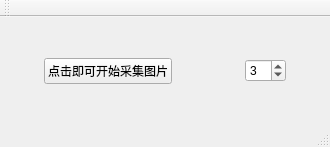
<?xml version="1.0" encoding="UTF-8"?>
<ui version="4.0">
 <class>Lx360Class</class>
 <widget class="QMainWindow" name="Lx360Class">
  <property name="geometry">
   <rect>
    <x>0</x>
    <y>0</y>
    <width>330</width>
    <height>147</height>
   </rect>
  </property>
  <property name="windowTitle">
   <string>Lx360</string>
  </property>
  <widget class="QWidget" name="centralWidget">
   <layout class="QGridLayout" name="gridLayout">
    <item row="0" column="4">
     <spacer name="verticalSpacer_3">
      <property name="orientation">
       <enum>Qt::Vertical</enum>
      </property>
      <property name="sizeHint" stdset="0">
       <size>
        <width>20</width>
        <height>40</height>
       </size>
      </property>
     </spacer>
    </item>
    <item row="2" column="4">
     <spacer name="verticalSpacer_4">
      <property name="orientation">
       <enum>Qt::Vertical</enum>
      </property>
      <property name="sizeHint" stdset="0">
       <size>
        <width>20</width>
        <height>40</height>
       </size>
      </property>
     </spacer>
    </item>
    <item row="1" column="1">
     <widget class="QPushButton" name="pushButton">
      <property name="text">
       <string>点击即可开始采集图片</string>
      </property>
     </widget>
    </item>
    <item row="1" column="0">
     <spacer name="horizontalSpacer">
      <property name="orientation">
       <enum>Qt::Horizontal</enum>
      </property>
      <property name="sizeHint" stdset="0">
       <size>
        <width>40</width>
        <height>20</height>
       </size>
      </property>
     </spacer>
    </item>
    <item row="2" column="1">
     <spacer name="verticalSpacer">
      <property name="orientation">
       <enum>Qt::Vertical</enum>
      </property>
      <property name="sizeHint" stdset="0">
       <size>
        <width>20</width>
        <height>40</height>
       </size>
      </property>
     </spacer>
    </item>
    <item row="0" column="1">
     <spacer name="verticalSpacer_2">
      <property name="orientation">
       <enum>Qt::Vertical</enum>
      </property>
      <property name="sizeHint" stdset="0">
       <size>
        <width>20</width>
        <height>40</height>
       </size>
      </property>
     </spacer>
    </item>
    <item row="1" column="3">
     <spacer name="horizontalSpacer_3">
      <property name="orientation">
       <enum>Qt::Horizontal</enum>
      </property>
      <property name="sizeHint" stdset="0">
       <size>
        <width>40</width>
        <height>20</height>
       </size>
      </property>
     </spacer>
    </item>
    <item row="1" column="2">
     <spacer name="horizontalSpacer_2">
      <property name="orientation">
       <enum>Qt::Horizontal</enum>
      </property>
      <property name="sizeHint" stdset="0">
       <size>
        <width>40</width>
        <height>20</height>
       </size>
      </property>
     </spacer>
    </item>
    <item row="1" column="5">
     <spacer name="horizontalSpacer_4">
      <property name="orientation">
       <enum>Qt::Horizontal</enum>
      </property>
      <property name="sizeHint" stdset="0">
       <size>
        <width>40</width>
        <height>20</height>
       </size>
      </property>
     </spacer>
    </item>
    <item row="1" column="4">
     <widget class="QSpinBox" name="spinBox">
      <property name="value">
       <number>3</number>
      </property>
     </widget>
    </item>
   </layout>
  </widget>
  <widget class="QMenuBar" name="menuBar">
   <property name="geometry">
    <rect>
     <x>0</x>
     <y>0</y>
     <width>330</width>
     <height>26</height>
    </rect>
   </property>
  </widget>
  <widget class="QToolBar" name="mainToolBar">
   <attribute name="toolBarArea">
    <enum>TopToolBarArea</enum>
   </attribute>
   <attribute name="toolBarBreak">
    <bool>false</bool>
   </attribute>
  </widget>
  <widget class="QStatusBar" name="statusBar"/>
 </widget>
 <layoutdefault spacing="6" margin="11"/>
 <resources/>
 <connections/>
</ui>
